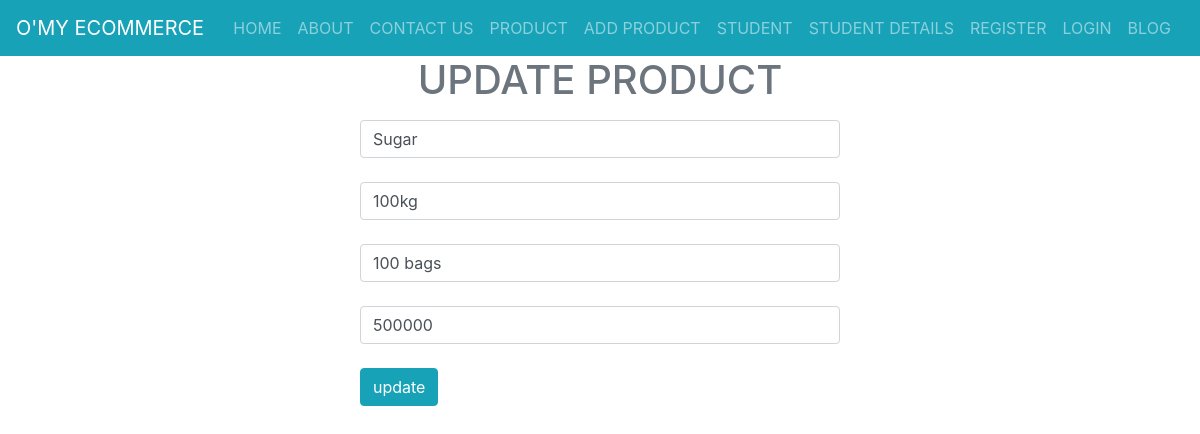
/update-product/17, run on the app's committed database.
### djangoHtmlFormsProject/models.py (models this page shows)
class Product(models.Model):
    name = models.CharField(max_length=30, blank=False, null=False)
    qtty = models.CharField(max_length=30, blank=False, null=False)
    size = models.CharField(max_length=25, blank=False, null=False)
    price = models.CharField(max_length=20, blank=False, null=False)

### djangoHtmlFormsProject/views.py (the view, shortened to what this page needs)
# urls.py: path('update-product/<id>', views.update_product, name='update-prod'),
def update_product(request, id):
    product = Product.objects.get(id=id)
    context = {'product': product}
    return render(request, 'update-product.html', context)

### templates/update-product.html (shortened to what this page needs)
{% extends 'master.html' %}
{% load static %}
{% block content %}
    <div>
        <h1 class="text-secondary text-center">UPDATE PRODUCT</h1>
        <form class="product-form" method="post" action="/update-product/{{ product.id }}">
            <input value="{{ product.name }}" required class="form-control" placeholder="Update name" name="p-name" type="text"><br>
            <input value="{{ product.qtty }}" required class="form-control" placeholder="Update quantity" name="p-qtty" type="text"><br>
            <input value="{{ product.size }}" required class="form-control" placeholder="Update size" name="p-size" type="text"><br>
            <input value="{{ product.price }}" required class="form-control" placeholder="Update price" name="p-price" type="text"><br>
            <input class="btn btn-info" value="update" type="submit">
        </form>
    </div>
{% endblock %}

### data on the page
Product: p-name "Sugar", p-qtty "100kg", p-size "100 bags", p-price "500000"
